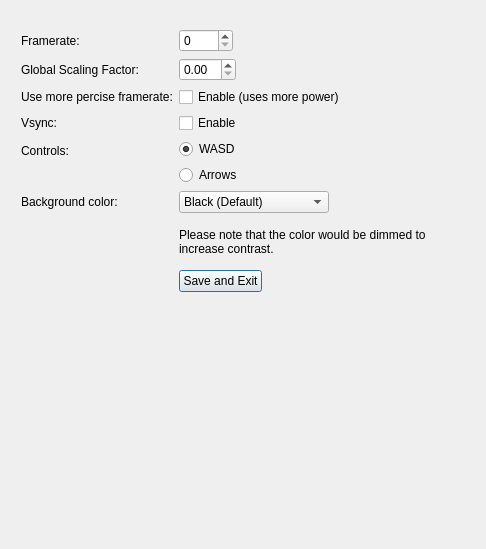
<?xml version="1.0" encoding="UTF-8"?>
<ui version="4.0">
 <class>MainWindow</class>
 <widget class="QMainWindow" name="MainWindow">
  <property name="geometry">
   <rect>
    <x>0</x>
    <y>0</y>
    <width>486</width>
    <height>549</height>
   </rect>
  </property>
  <property name="windowTitle">
   <string>MainWindow</string>
  </property>
  <widget class="QWidget" name="centralwidget">
   <layout class="QGridLayout" name="gridLayout">
    <item row="0" column="1">
     <layout class="QFormLayout" name="formLayout">
      <property name="fieldGrowthPolicy">
       <enum>QFormLayout::FieldsStayAtSizeHint</enum>
      </property>
      <property name="rowWrapPolicy">
       <enum>QFormLayout::WrapLongRows</enum>
      </property>
      <property name="leftMargin">
       <number>12</number>
      </property>
      <property name="topMargin">
       <number>20</number>
      </property>
      <property name="rightMargin">
       <number>12</number>
      </property>
      <property name="bottomMargin">
       <number>12</number>
      </property>
      <item row="0" column="0">
       <widget class="QLabel" name="framerate_lbl">
        <property name="text">
         <string>Framerate:</string>
        </property>
       </widget>
      </item>
      <item row="0" column="1">
       <widget class="QSpinBox" name="framerate_spin">
        <property name="maximum">
         <number>1600</number>
        </property>
       </widget>
      </item>
      <item row="1" column="0">
       <widget class="QLabel" name="gsf_lbl">
        <property name="text">
         <string>Global Scaling Factor:</string>
        </property>
       </widget>
      </item>
      <item row="1" column="1">
       <widget class="QDoubleSpinBox" name="gsf_spin">
        <property name="singleStep">
         <double>0.100000000000000</double>
        </property>
       </widget>
      </item>
      <item row="2" column="0">
       <widget class="QLabel" name="precise_framerate_lbl">
        <property name="text">
         <string>Use more percise framerate:</string>
        </property>
        <property name="wordWrap">
         <bool>false</bool>
        </property>
       </widget>
      </item>
      <item row="2" column="1">
       <widget class="QCheckBox" name="precise_framerate_box">
        <property name="text">
         <string>Enable (uses more power)</string>
        </property>
        <property name="checked">
         <bool>false</bool>
        </property>
       </widget>
      </item>
      <item row="3" column="0">
       <widget class="QLabel" name="vsync_lbl">
        <property name="text">
         <string>Vsync:</string>
        </property>
       </widget>
      </item>
      <item row="3" column="1">
       <widget class="QCheckBox" name="vsync_box">
        <property name="text">
         <string>Enable</string>
        </property>
       </widget>
      </item>
      <item row="5" column="0">
       <widget class="QLabel" name="controls_lbl">
        <property name="text">
         <string>Controls:</string>
        </property>
       </widget>
      </item>
      <item row="5" column="1">
       <layout class="QVBoxLayout" name="verticalLayout">
        <property name="spacing">
         <number>-1</number>
        </property>
        <property name="leftMargin">
         <number>0</number>
        </property>
        <item>
         <widget class="QRadioButton" name="wasd_btn">
          <property name="text">
           <string>WASD</string>
          </property>
          <property name="checked">
           <bool>true</bool>
          </property>
          <attribute name="buttonGroup">
           <string notr="true">controls</string>
          </attribute>
         </widget>
        </item>
        <item>
         <widget class="QRadioButton" name="arrows_btn">
          <property name="text">
           <string>Arrows</string>
          </property>
          <attribute name="buttonGroup">
           <string notr="true">controls</string>
          </attribute>
         </widget>
        </item>
       </layout>
      </item>
      <item row="8" column="1">
       <widget class="QPushButton" name="save_btn">
        <property name="text">
         <string>Save and Exit</string>
        </property>
        <property name="checkable">
         <bool>false</bool>
        </property>
        <property name="autoDefault">
         <bool>false</bool>
        </property>
        <property name="default">
         <bool>true</bool>
        </property>
        <property name="flat">
         <bool>false</bool>
        </property>
       </widget>
      </item>
      <item row="6" column="1">
       <widget class="QComboBox" name="color_box">
        <property name="minimumSize">
         <size>
          <width>150</width>
          <height>0</height>
         </size>
        </property>
        <item>
         <property name="text">
          <string>Black (Default)</string>
         </property>
        </item>
        <item>
         <property name="text">
          <string>Blue</string>
         </property>
        </item>
        <item>
         <property name="text">
          <string>Red</string>
         </property>
        </item>
        <item>
         <property name="text">
          <string>White</string>
         </property>
        </item>
        <item>
         <property name="text">
          <string>Grey</string>
         </property>
        </item>
        <item>
         <property name="text">
          <string>Purple</string>
         </property>
        </item>
        <item>
         <property name="text">
          <string>Green</string>
         </property>
        </item>
        <item>
         <property name="text">
          <string>Yellow</string>
         </property>
        </item>
       </widget>
      </item>
      <item row="6" column="0">
       <widget class="QLabel" name="label">
        <property name="text">
         <string>Background color:</string>
        </property>
       </widget>
      </item>
      <item row="7" column="1">
       <widget class="QLabel" name="label_2">
        <property name="sizePolicy">
         <sizepolicy hsizetype="Preferred" vsizetype="Fixed">
          <horstretch>0</horstretch>
          <verstretch>0</verstretch>
         </sizepolicy>
        </property>
        <property name="minimumSize">
         <size>
          <width>0</width>
          <height>45</height>
         </size>
        </property>
        <property name="sizeIncrement">
         <size>
          <width>0</width>
          <height>0</height>
         </size>
        </property>
        <property name="text">
         <string>Please note that the color would be dimmed to increase contrast.</string>
        </property>
        <property name="scaledContents">
         <bool>false</bool>
        </property>
        <property name="wordWrap">
         <bool>true</bool>
        </property>
       </widget>
      </item>
     </layout>
    </item>
   </layout>
  </widget>
 </widget>
 <resources/>
 <connections/>
 <buttongroups>
  <buttongroup name="controls"/>
 </buttongroups>
</ui>
